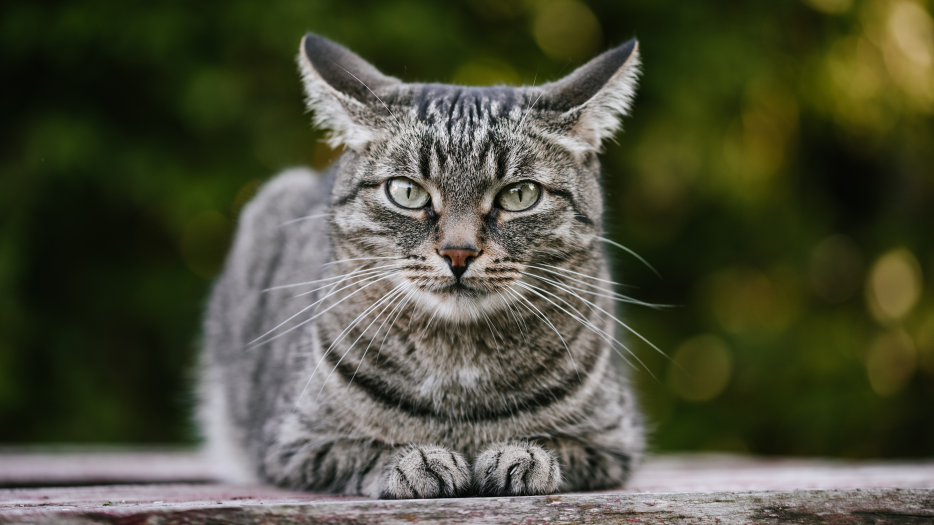
#> input picture Computer Vision and Image Processing/KNN Classification using OpenCV in CV Studio/Testing/cat-2.jpeg, 2800 x 1575 px (shown at 1/3 size)
$ jupyter execute --allow-errors use-classification-knn.ipynb
#> lines starting #> are read from the running program, lines starting #| are printed output that depends on the picture
<div align = 'center'>

</div>

Estimated time needed: **30** minutes

<h2>Load the Saved KNN model to Classify Images</h2>
<h3>Project: Training_an_image_classifier_with_KNN</h3>
<h3>Application: Test my Classification model</h3>

You will upload your image and classify it using the K-Nearest Neighbours (KNN) algorithm we saved in the <code>train</code> run.

## Objectives

<ul>
    <li>This tool contains the following sections:
        <ul>
            <li>Load important libraries</li>
            <li>Load your saved KNN model</li>
            <li>Upload your image</li>
            <li>Classify your image</li>
        </ul>
    </li>

</ul>

* * *

## Load Important Libraries

Libraries for data processing and visualization:

[cell 1]
import numpy as np
import matplotlib.pyplot as plt

Libraries for image pre-processing and classification:

[cell 2]
import cv2

Libraries for Computer Vision Studio:

[cell 3]
from skillsnetwork import cvstudio

## Setup CV Studio Client, Get the Model and Annotations

#> (a cell that did not finish here is left out)

Get the annotations from the CV Studio project:

#> (a cell that did not finish here is left out)

Download the model (for k-NN this means samples and format):

#> (a cell that did not finish here is left out)

Get k_best from model details (we reported this previously when training):

#> (a cell that did not finish here is left out)

Load and re-train model:

#> (a cell that did not finish here is left out)

## Test Our Model with an Uploaded Image

Upload your image, and see if it will be correctly classified.

<p><b>Instructions on How to Upload an Image:</b></p>
Use the upload button and upload an image from your local machine:
<center>

</center>

The image will now be in the directory in which you are working in. To read the image in a new cell, use the <code>cv2.imread</code> and read its name. For example, I uploaded <code>anothercar.jpg</code> into my current working directory - <code>cv2.imread("anothercar.jpg")</code>.

<center>

</center>

Replace <code>your_uploaded_file</code> below with the name of your image as seen in your directory:

[cell 9]
my_image = cv2.imread("cat-2.jpeg")
#> my_image is the input picture: shape (1575, 2800, 3); mean B, G, R 59.1, 78.8, 77.2
## let's see what the image looks like
image = cv2.cvtColor(my_image, cv2.COLOR_BGR2RGB)
plt.imshow(image)
plt.show()

Convert image to grayscale - grayscale simplifies the algorithm and reduces computational requirements.

[cell 10]
#make images gray
my_image = cv2.cvtColor(my_image,cv2.COLOR_BGR2GRAY)
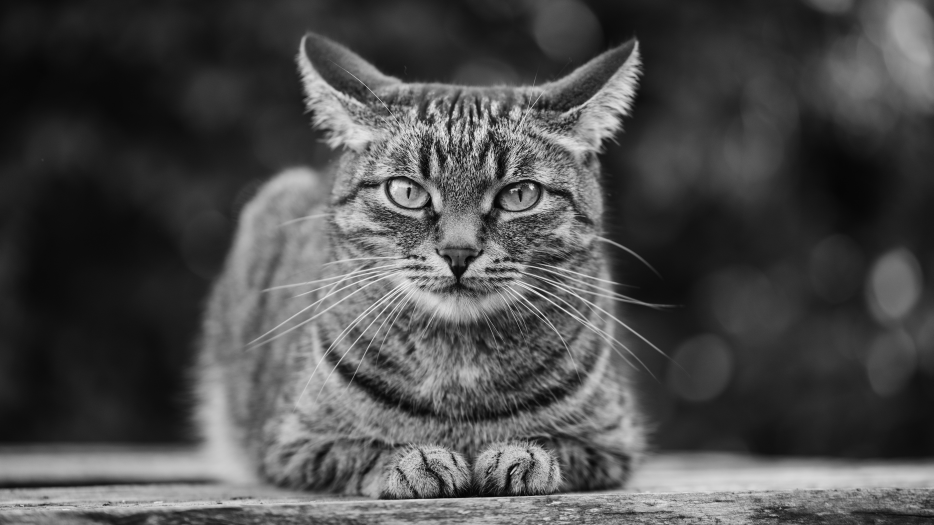
#> my_image: shape (1575, 2800) (shown at 1/3 size); min 0, max 254, mean 76.1

Resize the image to reduce the size:

[cell 11]
my_image = cv2.resize(my_image, (32, 32))
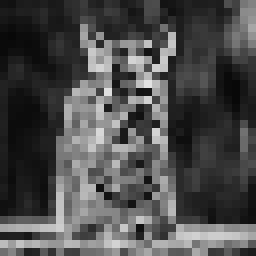
#> my_image: shape (32, 32) (shown 8 times larger); min 8, max 226, mean 76

Flatten the image into a numpy array:

[cell 12]
pixel_image = my_image.flatten()
#> pixel_image = 1024 values, max 226 at index 338, min 8 at index 129, mean 76.04
pixel_image = np.array([pixel_image]).astype('float32')
